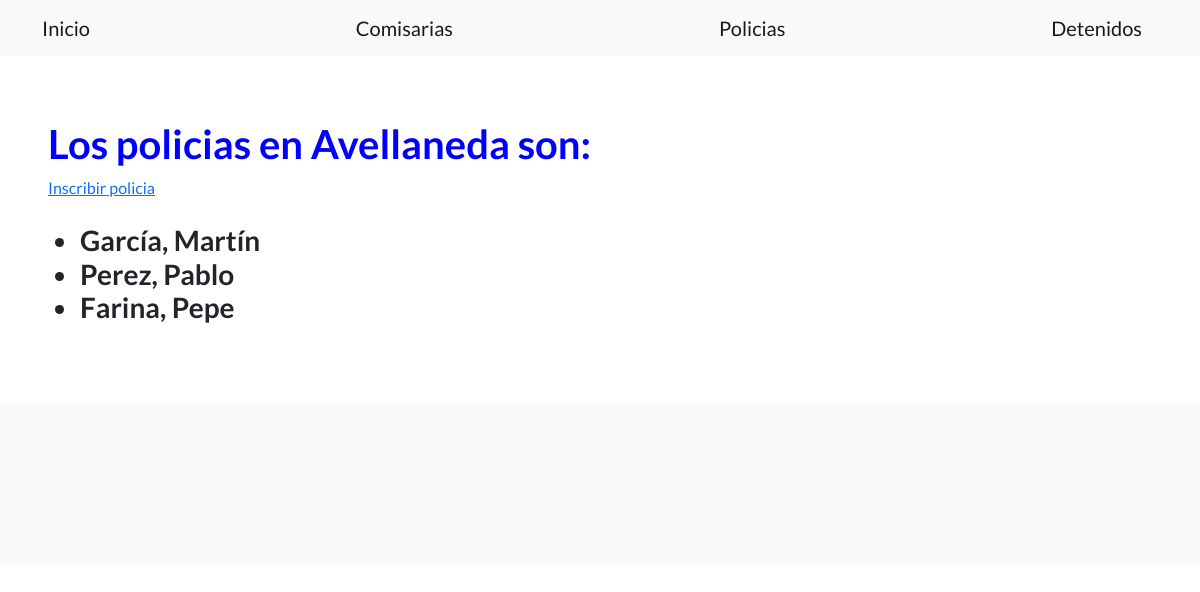
The app's page /panel/policias/ with its own data.
### aplicacion/models.py (models this page shows, shortened)
class Policia(models.Model):
    apellido = models.CharField(max_length=256)
    nombre = models.CharField(max_length=256)
    email = models.EmailField(blank=True)
    telefono = models.CharField(max_length=20, blank=True, null=True)

### aplicacion/views.py (the view)
# urls.py: path("policias/", views.mostrar_policias, name="mostrar_policias"),
def mostrar_policias(request):
   contexto= {
              "policias": Policia.objects.all()
   }
   http_response= render(
      request=request,
        template_name='aplicacion/mostrar_policias.html',
        context=contexto,
   )
   return http_response

### aplicacion/templates/aplicacion/mostrar_policias.html (shortened to what this page needs)
{% extends "base.html" %}
{% block contenido %}
<h1 style="color:blue;">
  Los policias en Avellaneda son:
</h1>
<a href="{% url 'crear-policia' %}">Inscribir policia</a>
<br><br>
<h3><ul>
{% for policia in policias %}
  <li>
    {{ policia.apellido }}, {{ policia.nombre }}
  </li>
{% endfor %}
</ul>
{% endblock contenido %}

### records on screen
Policia: apellido "García", nombre "Martín"
Policia: apellido "Perez", nombre "Pablo"
Policia: apellido "Farina", nombre "Pepe"
